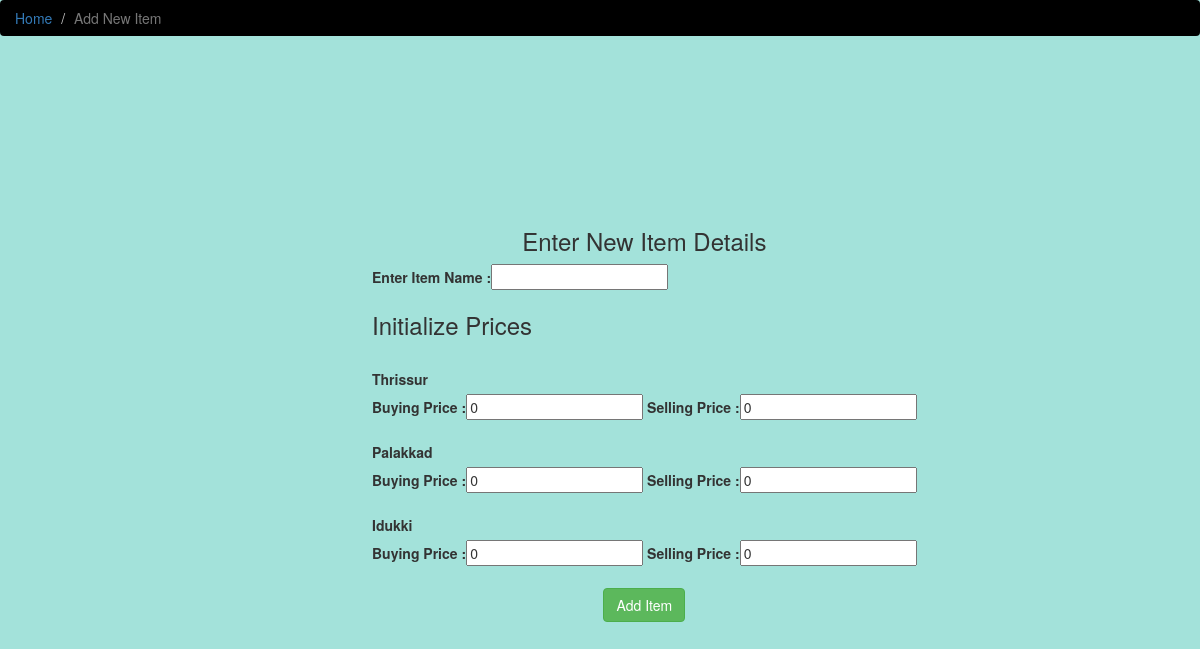
Page /state/additem (signed in) on the committed database.
### home/models.py (models this page shows, shortened)
class District(models.Model):
    D_id = models.CharField(max_length = 10, primary_key = True)
    D_Name = models.CharField(max_length = 20)
    C_Date = models.DateTimeField(auto_now = False , auto_now_add = True)

### state/views.py (the view, shortened to what this page needs)
def addItem(request):
    if request.user.is_authenticated and request.session['username'].startswith('a'):
        DistList = District.objects.all()
        return render(request , 'state/additem.html' , {'Districts' : DistList})

### templates/state/additem.html (shortened to what this page needs)
{% load static %}
<!DOCTYPE html>
<html lang="en">
<head>
    <link href="{% static 'css/bootstrap.min.css' %}" rel="stylesheet" type="text/css">
	<link href="{% static 'css/basic.css' %}" rel="stylesheet">
</head>
<body>
<ol class="breadcrumb">
		<li><a href="/state">Home</a></li>
		<li class="active">Add New Item</li>
		</ol>
<form action="" method="post">
<div id="newItemAdd">
<center><h3> Enter New Item Details </h3></center>
<label> Enter Item Name : </label><input type="text" name="IName" /> <br>
<h3>Initialize Prices </h3><br>
{% for District in Districts %}
   <label>{{District.D_Name}}</label> <br>
   <label>Buying Price : </label><input type="number" name="{{District.D_id}}" value="0"/>
   <label>Selling Price : </label><input type="number" name="{{District.D_id}}" value="0"/>
   <br><br>
{% endfor %}
<center><input type="submit" class="btn btn-success" value="Add Item"/></center>
</div>
</form>
</body>
</html>

### static/css/basic.css (style rules this page uses)
body , .jumbotron { background-color:rgba(37, 188, 168, 0.42); }
.breadcrumb { background-color : black; }

### templates/state/additem.html (style rules this page uses)
#newItemAdd { position : fixed; top : 26%; left : 31%; }

### rows in the picture
District: D_Name "Thrissur"
District: D_Name "Palakkad"
District: D_Name "Idukki"
